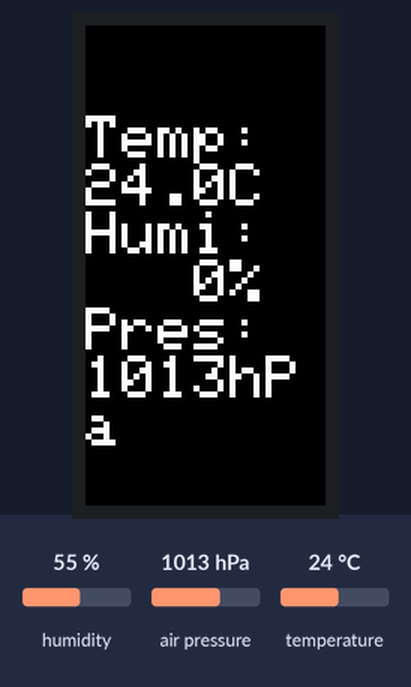
The sketch below on a simulated ESP32. Parts: 80×160 colour display. Inputs (shaded band) come from the test bench; at power-on: air pressure 1013 hPa, temperature 24 °C, humidity 55 %.

Above: at 1.3 s.
1.4 s: air pressure set to 952 hPa
At 2.5 s:
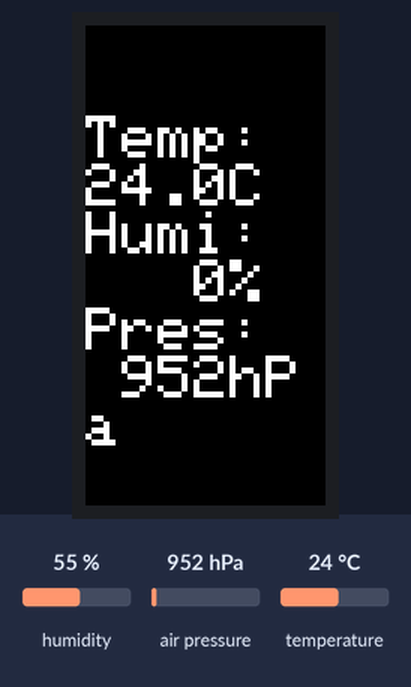
3.2 s: temperature set to 12 °C
At 4.4 s:
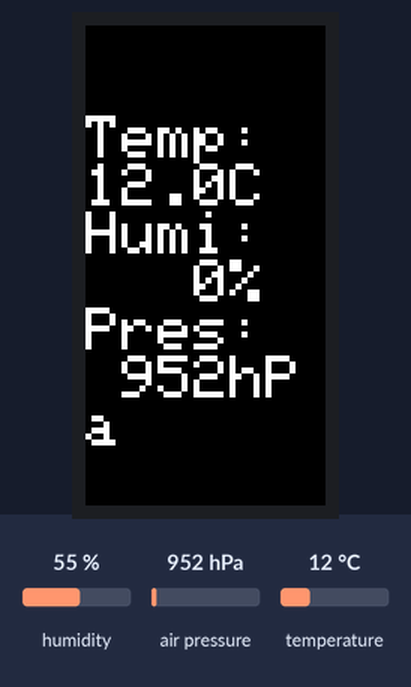
4.7 s: air pressure set to 975 hPa
At 6.0 s:
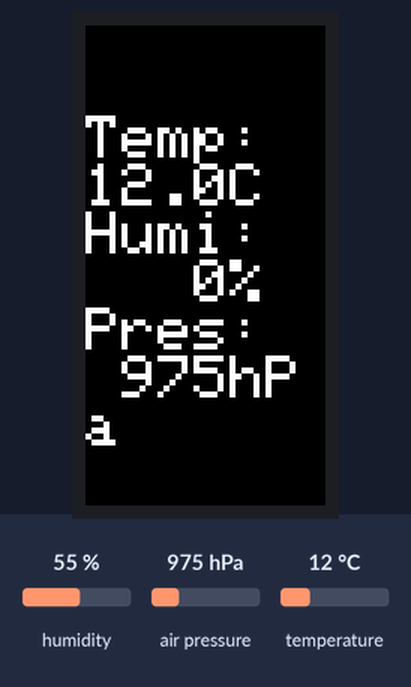
6.3 s: temperature set to 19 °C
At 6.8 s:
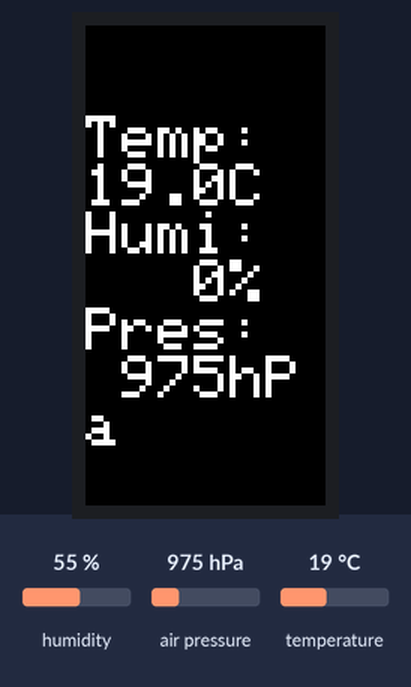
Timing chart, 0 to 8.8 s (numbered marks = the images above; inputs shaded):
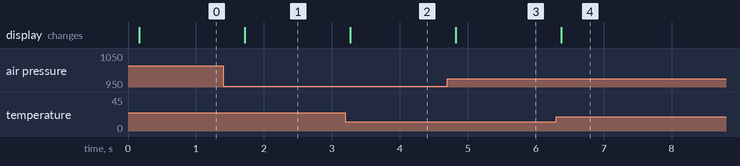

The sketch:

m5stack-BME280.ino
```cpp
//#include <M5Stack.h>
#include <M5StickC.h>

#include "Seeed_BME280.h"
#include <Wire.h>

BME280 bme280;

void setup() {
  M5.begin();
  M5.Lcd.setRotation(0);
  M5.Lcd.setTextSize(2);
  if(!bme280.init()){
    while(true);
  }
}

void loop() {
  uint32_t pres = bme280.getPressure();
  M5.Lcd.setCursor(0, 30);
  M5.Lcd.printf("Temp:%5.1fC\n", bme280.getTemperature());
  M5.Lcd.printf("Humi:%5d%%\n", bme280.getHumidity());
  M5.Lcd.printf("Pres:%5dhPa\n", pres/100 );
  //M5.Lcd.printf("Alti:%5.1fm\n", bme280.calcAltitude(pres));
  delay(500);
}
```

Measured:
- after the input at 1.4 s, the display: changes after 0.32 s (image 1)
- after the input at 3.2 s, the display: changes after 0.07 s (image 2)
- after the input at 4.7 s, the display: changes after 0.12 s (image 3)
- after the input at 6.3 s, the display: changes after 0.07 s (image 4)
